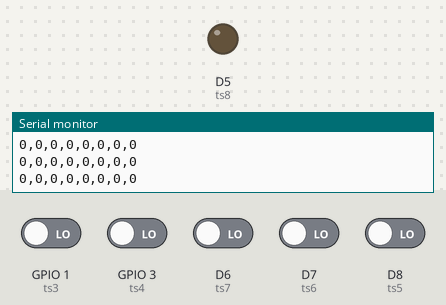
The sketch below on a simulated ESP8266 (NodeMCU). Shown: output pins drawn as LEDs (lit = HIGH), the last lines printed to the serial monitor. The test bench sets the inputs (shaded band); at power-on: D6 (ts7), D7 (ts6), D8 (ts5), GPIO 1 (ts3), GPIO 3 (ts4) LOW.

Above: at 1.2 s.
1.3 s: D6 (ts7) driven HIGH
At 2.1 s:
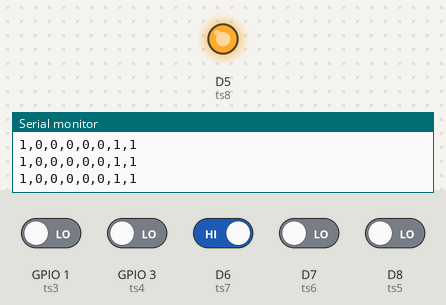
2.8 s: D6 (ts7) driven LOW
At 3.4 s:
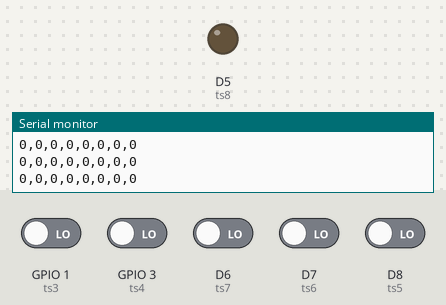
Timing chart, 0 to 5.8 s (numbered marks = the images above; inputs shaded):
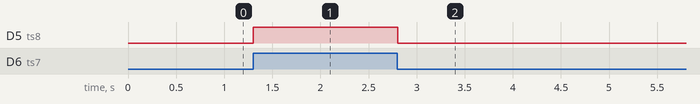

The sketch:

Hexa.ino
```cpp
int ts1 = D12; //Pin 1 Touch sensor
int ts2 = D11; //Pin 2 Touch sensor
int ts3 = D10; //Pin 3 Touch sensor
int ts4 = D9; //Pin 4 Touch sensor
int ts5 = D8; //Pin 5 Touch sensor
int ts6 = D7; //Pin 6 Touch sensor
int ts7 = D6; //Pin 7 Touch sensor
int ts8 = D5; //Pin 8 Touch sensor

int tsv1 = 0; // Touch sensor 1 value initilize
int tsv2 = 0; // Touch sensor 2 value initilize
int tsv3 = 0; // Touch sensor 3 value initilize
int tsv4 = 0; // Touch sensor 4 value initilize
int tsv5 = 0; // Touch sensor 5 value initilize
int tsv6 = 0; // Touch sensor 6 value initilize
int tsv7 = 0; // Touch sensor 7 value initilize
int tsv8 = 0; // Touch sensor 8 value initilize

int LED = D13;

void setup() {
  // put your setup code here, to run once:

  // pinMode set for touchsensors
  pinMode(ts1,INPUT);
  pinMode(ts2,INPUT);
  pinMode(ts3,INPUT);
  pinMode(ts4,INPUT);
  pinMode(ts5,INPUT);
  pinMode(ts6,INPUT);
  pinMode(ts7,INPUT);
  pinMode(ts8,INPUT);

  pinMode(LED,OUTPUT);
}

void loop() {
  // put your main code here, to run repeatedly:
  Serial.begin(9600);

  // Digital Read for touch sensor value
  tsv1 = digitalRead(ts1);
  tsv2 = digitalRead(ts2);
  tsv3 = digitalRead(ts3);
  tsv4 = digitalRead(ts4);
  tsv5 = digitalRead(ts5);
  tsv6 = digitalRead(ts6);
  tsv7 = digitalRead(ts7);
  tsv8 = digitalRead(ts8);

  //Print all the sensor values for processing
  Serial.print(tsv1);
  Serial.print(",");
  Serial.print(tsv2);
  Serial.print(",");
  Serial.print(tsv3);
  Serial.print(",");
  Serial.print(tsv4);
  Serial.print(",");
  Serial.print(tsv5);
  Serial.print(",");
  Serial.print(tsv6);
  Serial.print(",");
  Serial.print(tsv7);
  Serial.print(",");
  Serial.println(tsv8);

  if(tsv1==1){
    digitalWrite(LED,HIGH);
  }
  else{
    digitalWrite(LED,LOW);
  }
  delay(100);
}
```

Measured:
- after the input at 1.3 s, D5 (ts8): LOW → HIGH at once
- after the input at 2.8 s, D5 (ts8): HIGH → LOW at once
